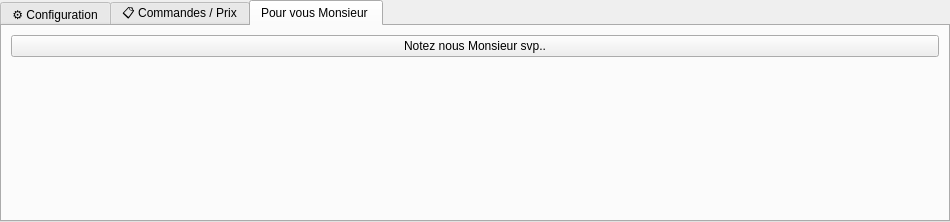
<?xml version="1.0" encoding="UTF-8"?>
<ui version="4.0">
 <class>FenetrePrincipale</class>
 <widget class="QTabWidget" name="FenetrePrincipale">
  <property name="geometry">
   <rect>
    <x>0</x>
    <y>0</y>
    <width>950</width>
    <height>222</height>
   </rect>
  </property>
  <property name="windowTitle">
   <string>Voodoo® – Gestion énergétique industrielle</string>
  </property>
  <property name="currentIndex">
   <number>2</number>
  </property>
  <widget class="QWidget" name="tabConfiguration">
   <attribute name="title">
    <string>⚙️ Configuration</string>
   </attribute>
   <layout class="QVBoxLayout" name="outerLayoutConfig">
    <item>
     <widget class="QScrollArea" name="scrollConfig">
      <property name="widgetResizable">
       <bool>true</bool>
      </property>
      <widget class="QWidget" name="scrollContentsConfig">
       <property name="geometry">
        <rect>
         <x>0</x>
         <y>0</y>
         <width>913</width>
         <height>1166</height>
        </rect>
       </property>
       <layout class="QVBoxLayout" name="layoutConfig">
        <item>
         <widget class="QGroupBox" name="grpAjouterMachine">
          <property name="title">
           <string>Ajouter une machine</string>
          </property>
          <layout class="QFormLayout" name="formMachine">
           <item row="0" column="0">
            <widget class="QLabel" name="label">
             <property name="text">
              <string>Nom machine :</string>
             </property>
            </widget>
           </item>
           <item row="0" column="1">
            <widget class="QLineEdit" name="nomM"/>
           </item>
           <item row="1" column="0">
            <widget class="QLabel" name="label">
             <property name="text">
              <string>Opérateur :</string>
             </property>
            </widget>
           </item>
           <item row="1" column="1">
            <widget class="QLineEdit" name="operM"/>
           </item>
           <item row="2" column="0">
            <widget class="QLabel" name="label">
             <property name="text">
              <string>Email :</string>
             </property>
            </widget>
           </item>
           <item row="2" column="1">
            <widget class="QLineEdit" name="mailM"/>
           </item>
           <item row="3" column="0" colspan="2">
            <widget class="QPushButton" name="btnAjouterMachine">
             <property name="text">
              <string>➕ Ajouter machine</string>
             </property>
            </widget>
           </item>
          </layout>
         </widget>
        </item>
        <item>
         <widget class="QGroupBox" name="grpAjouterProduit">
          <property name="title">
           <string>Ajouter un produit</string>
          </property>
          <layout class="QFormLayout" name="formProduit">
           <item row="0" column="0">
            <widget class="QLabel" name="label">
             <property name="text">
              <string>Nom produit :</string>
             </property>
            </widget>
           </item>
           <item row="0" column="1">
            <widget class="QLineEdit" name="nomP"/>
           </item>
           <item row="1" column="0">
            <widget class="QLabel" name="label">
             <property name="text">
              <string>Description :</string>
             </property>
            </widget>
           </item>
           <item row="1" column="1">
            <widget class="QLineEdit" name="descP"/>
           </item>
           <item row="2" column="0" colspan="2">
            <widget class="QPushButton" name="btnAjouterProduit">
             <property name="text">
              <string>➕ Ajouter produit</string>
             </property>
            </widget>
           </item>
          </layout>
         </widget>
        </item>
        <item>
         <widget class="QGroupBox" name="grpAjouterTache">
          <property name="title">
           <string>Ajouter une tâche à un produit</string>
          </property>
          <layout class="QFormLayout" name="formTache">
           <item row="0" column="0">
            <widget class="QLabel" name="label">
             <property name="text">
              <string>Produit :</string>
             </property>
            </widget>
           </item>
           <item row="0" column="1">
            <widget class="QComboBox" name="comboProduitT"/>
           </item>
           <item row="1" column="0">
            <widget class="QLabel" name="label">
             <property name="text">
              <string>Machine :</string>
             </property>
            </widget>
           </item>
           <item row="1" column="1">
            <widget class="QComboBox" name="comboMachineT"/>
           </item>
           <item row="2" column="0">
            <widget class="QLabel" name="label">
             <property name="text">
              <string>Puissance (W) :</string>
             </property>
            </widget>
           </item>
           <item row="2" column="1">
            <widget class="QSpinBox" name="puissT">
             <property name="suffix">
              <string> W</string>
             </property>
             <property name="minimum">
              <number>0</number>
             </property>
             <property name="maximum">
              <number>500000</number>
             </property>
            </widget>
           </item>
           <item row="3" column="0">
            <widget class="QLabel" name="label">
             <property name="text">
              <string>Durée :</string>
             </property>
            </widget>
           </item>
           <item row="3" column="1">
            <widget class="QSpinBox" name="dureeT">
             <property name="suffix">
              <string> min</string>
             </property>
             <property name="minimum">
              <number>1</number>
             </property>
             <property name="maximum">
              <number>1440</number>
             </property>
            </widget>
           </item>
           <item row="4" column="0">
            <widget class="QLabel" name="label">
             <property name="text">
              <string>Ordre dans le process :</string>
             </property>
            </widget>
           </item>
           <item row="4" column="1">
            <widget class="QSpinBox" name="ordreT">
             <property name="minimum">
              <number>1</number>
             </property>
             <property name="maximum">
              <number>99</number>
             </property>
            </widget>
           </item>
           <item row="5" column="0" colspan="2">
            <widget class="QPushButton" name="btnAjouterTache">
             <property name="text">
              <string>➕ Ajouter tâche</string>
             </property>
            </widget>
           </item>
          </layout>
         </widget>
        </item>
        <item>
         <widget class="QPushButton" name="btnActualiser">
          <property name="text">
           <string>🔄 Actualiser les tables</string>
          </property>
         </widget>
        </item>
        <item>
         <widget class="QGroupBox" name="grpMachines">
          <property name="title">
           <string>Machines</string>
          </property>
          <layout class="QVBoxLayout" name="vLayoutMachines">
           <item>
            <widget class="QTableWidget" name="tableMachines">
             <property name="minimumSize">
              <size>
               <width>0</width>
               <height>200</height>
              </size>
             </property>
             <property name="editTriggers">
              <set>QAbstractItemView::EditTrigger::NoEditTriggers</set>
             </property>
             <property name="selectionBehavior">
              <enum>QAbstractItemView::SelectionBehavior::SelectRows</enum>
             </property>
            </widget>
           </item>
           <item>
            <layout class="QHBoxLayout" name="hBtnMachines">
             <item>
              <widget class="QPushButton" name="btnModifierMachine">
               <property name="text">
                <string>✏️ Modifier la machine sélectionnée</string>
               </property>
              </widget>
             </item>
             <item>
              <widget class="QPushButton" name="btnSupprimerMachine">
               <property name="text">
                <string>🗑 Supprimer la machine sélectionnée</string>
               </property>
              </widget>
             </item>
            </layout>
           </item>
          </layout>
         </widget>
        </item>
        <item>
         <widget class="QGroupBox" name="grpProduits">
          <property name="title">
           <string>Produits</string>
          </property>
          <layout class="QVBoxLayout" name="vLayoutProduits">
           <item>
            <widget class="QTableWidget" name="tableProduits">
             <property name="minimumSize">
              <size>
               <width>0</width>
               <height>200</height>
              </size>
             </property>
             <property name="editTriggers">
              <set>QAbstractItemView::EditTrigger::NoEditTriggers</set>
             </property>
             <property name="selectionBehavior">
              <enum>QAbstractItemView::SelectionBehavior::SelectRows</enum>
             </property>
            </widget>
           </item>
           <item>
            <layout class="QHBoxLayout" name="hBtnProduits">
             <item>
              <widget class="QPushButton" name="btnModifierProduit">
               <property name="text">
                <string>✏️ Modifier le produit sélectionné</string>
               </property>
              </widget>
             </item>
             <item>
              <widget class="QPushButton" name="btnSupprimerProduit">
               <property name="text">
                <string>🗑 Supprimer le produit sélectionné</string>
               </property>
              </widget>
             </item>
            </layout>
           </item>
          </layout>
         </widget>
        </item>
        <item>
         <widget class="QGroupBox" name="grpTaches">
          <property name="title">
           <string>Tâches</string>
          </property>
          <layout class="QVBoxLayout" name="vLayoutTaches">
           <item>
            <widget class="QTableWidget" name="tableTaches">
             <property name="minimumSize">
              <size>
               <width>0</width>
               <height>200</height>
              </size>
             </property>
             <property name="editTriggers">
              <set>QAbstractItemView::EditTrigger::NoEditTriggers</set>
             </property>
             <property name="selectionBehavior">
              <enum>QAbstractItemView::SelectionBehavior::SelectRows</enum>
             </property>
            </widget>
           </item>
           <item>
            <layout class="QHBoxLayout" name="hBtnTaches">
             <item>
              <widget class="QPushButton" name="btnModifierTache">
               <property name="text">
                <string>✏️ Modifier la tâche sélectionnée</string>
               </property>
              </widget>
             </item>
             <item>
              <widget class="QPushButton" name="btnSupprimerTache">
               <property name="text">
                <string>🗑 Supprimer la tâche sélectionnée</string>
               </property>
              </widget>
             </item>
            </layout>
           </item>
          </layout>
         </widget>
        </item>
       </layout>
      </widget>
     </widget>
    </item>
   </layout>
  </widget>
  <widget class="QWidget" name="tabCommandes">
   <attribute name="title">
    <string>📋 Commandes / Prix</string>
   </attribute>
   <layout class="QVBoxLayout" name="outerLayoutCommandes">
    <item>
     <widget class="QScrollArea" name="scrollCommandes">
      <property name="widgetResizable">
       <bool>true</bool>
      </property>
      <widget class="QWidget" name="scrollContentsCommandes">
       <property name="geometry">
        <rect>
         <x>0</x>
         <y>0</y>
         <width>913</width>
         <height>519</height>
        </rect>
       </property>
       <layout class="QVBoxLayout" name="layoutCommandes">
        <item>
         <widget class="QLabel" name="label_date">
          <property name="text">
           <string>📅</string>
          </property>
          <property name="alignment">
           <set>Qt::AlignmentFlag::AlignRight</set>
          </property>
         </widget>
        </item>
        <item>
         <widget class="QGroupBox" name="grpPrix">
          <property name="title">
           <string>Prix de l'électricité</string>
          </property>
          <layout class="QVBoxLayout" name="vPrix">
           <item>
            <layout class="QHBoxLayout" name="hPrixBoutons">
             <item>
              <widget class="QPushButton" name="btnChargerPrix">
               <property name="text">
                <string>📈 Charger et afficher les prix du jour</string>
               </property>
              </widget>
             </item>
             <item>
              <widget class="QPushButton" name="btnVerifierAlertes">
               <property name="text">
                <string>⚠️ Vérifier prix négatifs</string>
               </property>
              </widget>
             </item>
            </layout>
           </item>
           <item>
            <layout class="QHBoxLayout" name="hSeuilPrix">
             <item>
              <widget class="QLabel" name="labelSeuil">
               <property name="text">
                <string>Seuil d'alerte :</string>
               </property>
              </widget>
             </item>
             <item>
              <widget class="QDoubleSpinBox" name="spinSeuilPrix">
               <property name="suffix">
                <string> €/MWh</string>
               </property>
               <property name="minimum">
                <double>-500.000000000000000</double>
               </property>
               <property name="maximum">
                <double>1000.000000000000000</double>
               </property>
               <property name="singleStep">
                <double>5.000000000000000</double>
               </property>
               <property name="value">
                <double>100.000000000000000</double>
               </property>
              </widget>
             </item>
             <item>
              <widget class="QPushButton" name="btnVerifierSeuil">
               <property name="text">
                <string>🔔 Vérifier seuil</string>
               </property>
              </widget>
             </item>
            </layout>
           </item>
          </layout>
         </widget>
        </item>
        <item>
         <widget class="QGroupBox" name="grpCommande">
          <property name="title">
           <string>Ajouter une commande</string>
          </property>
          <layout class="QFormLayout" name="formCommande">
           <item row="0" column="0">
            <widget class="QLabel" name="label_2">
             <property name="text">
              <string>Produit :</string>
             </property>
            </widget>
           </item>
           <item row="0" column="1">
            <widget class="QComboBox" name="comboProduit"/>
           </item>
           <item row="1" column="0" colspan="2">
            <widget class="QCheckBox" name="checkOptimiser">
             <property name="text">
              <string>⚡ Trouver automatiquement l'heure la moins chère</string>
             </property>
            </widget>
           </item>
           <item row="2" column="0">
            <widget class="QLabel" name="label">
             <property name="text">
              <string>Heure de départ :</string>
             </property>
            </widget>
           </item>
           <item row="2" column="1">
            <widget class="QTimeEdit" name="heureDepart">
             <property name="displayFormat">
              <string>HH:mm</string>
             </property>
             <property name="time">
              <time>
               <hour>8</hour>
               <minute>0</minute>
               <second>0</second>
              </time>
             </property>
            </widget>
           </item>
           <item row="3" column="0" colspan="2">
            <widget class="QPushButton" name="btnCalculer">
             <property name="text">
              <string>💶 Calculer le coût et enregistrer</string>
             </property>
            </widget>
           </item>
          </layout>
         </widget>
        </item>
        <item>
         <widget class="QLabel" name="labelCout">
          <property name="text">
           <string/>
          </property>
          <property name="alignment">
           <set>Qt::AlignmentFlag::AlignCenter</set>
          </property>
         </widget>
        </item>
        <item>
         <widget class="QGroupBox" name="grpMail">
          <property name="title">
           <string>Notifications opérateurs</string>
          </property>
          <layout class="QVBoxLayout" name="vMail">
           <item>
            <widget class="QPushButton" name="btnEnvoyerMails">
             <property name="text">
              <string>📧 Envoyer le planning à tous les opérateurs</string>
             </property>
            </widget>
           </item>
          </layout>
         </widget>
        </item>
        <item>
         <widget class="QLabel" name="labelCommandes">
          <property name="text">
           <string>Commandes du jour :</string>
          </property>
         </widget>
        </item>
        <item>
         <widget class="QTableWidget" name="tableCommandes">
          <property name="minimumSize">
           <size>
            <width>0</width>
            <height>200</height>
           </size>
          </property>
          <property name="editTriggers">
           <set>QAbstractItemView::EditTrigger::NoEditTriggers</set>
          </property>
          <property name="selectionBehavior">
           <enum>QAbstractItemView::SelectionBehavior::SelectRows</enum>
          </property>
         </widget>
        </item>
        <item>
         <widget class="QPushButton" name="btnActualiserCommandes">
          <property name="text">
           <string>🔄 Actualiser</string>
          </property>
         </widget>
        </item>
       </layout>
      </widget>
     </widget>
    </item>
   </layout>
  </widget>
  <widget class="QWidget" name="tab">
   <attribute name="title">
    <string>Pour vous Monsieur </string>
   </attribute>
   <layout class="QVBoxLayout" name="verticalLayout">
    <item>
     <widget class="QPushButton" name="btnnoter">
      <property name="text">
       <string>Notez nous Monsieur svp..</string>
      </property>
     </widget>
    </item>
    <item>
     <widget class="QLabel" name="labelGif">
      <property name="text">
       <string/>
      </property>
      <property name="scaledContents">
       <bool>true</bool>
      </property>
      <property name="alignment">
       <set>Qt::AlignmentFlag::AlignCenter</set>
      </property>
     </widget>
    </item>
   </layout>
  </widget>
 </widget>
 <resources/>
 <connections/>
</ui>
